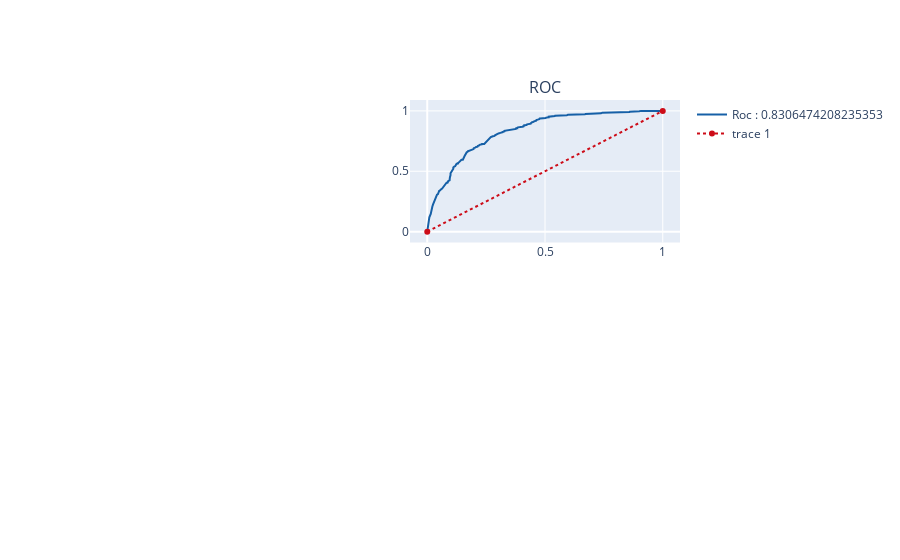

Here is the notebook cell this chart was saved with:
### Code cell
import plotly.tools as tls
import plotly as py

fig = tls.make_subplots(rows=2, cols=2, specs=[[{}, {}], [{'colspan': 2}, None]],
                            subplot_titles=('',
                                            'ROC',
                                            ''))

fig.append_trace(trace2,1,2)
fig.append_trace(trace3,1,2)

py.offline.iplot(fig)

### Figure 1 — Plotly figure (JSON) as saved in the notebook; plotly's stock layout.template omitted (floating-point values rounded to 4 significant figures; data arrays with more than 128 entries replaced by an {"elided": "..."} marker saying what was removed)
{"data": [{"line": {"color": "rgb(22, 96, 167)", "width": 2}, "name": "Roc : 0.8306474208235353", "type": "scatter", "x": {"elided": "400 float values"}, "xaxis": "x2", "y": {"elided": "400 float values"}, "yaxis": "y2"}, {"line": {"color": "rgb(205, 12, 24)", "dash": "dot", "width": 2}, "type": "scatter", "x": [0, 1], "xaxis": "x2", "y": [0, 1], "yaxis": "y2"}], "layout": {"annotations": [{"font": {"size": 16}, "showarrow": false, "text": "ROC", "x": 0.775, "xanchor": "center", "xref": "paper", "y": 1, "yanchor": "bottom", "yref": "paper"}], "xaxis": {"anchor": "y", "domain": [0, 0.45]}, "xaxis2": {"anchor": "y2", "domain": [0.55, 1]}, "xaxis3": {"anchor": "y3", "domain": [0, 1]}, "yaxis": {"anchor": "x", "domain": [0.625, 1]}, "yaxis2": {"anchor": "x2", "domain": [0.625, 1]}, "yaxis3": {"anchor": "x3", "domain": [0, 0.375]}}}
